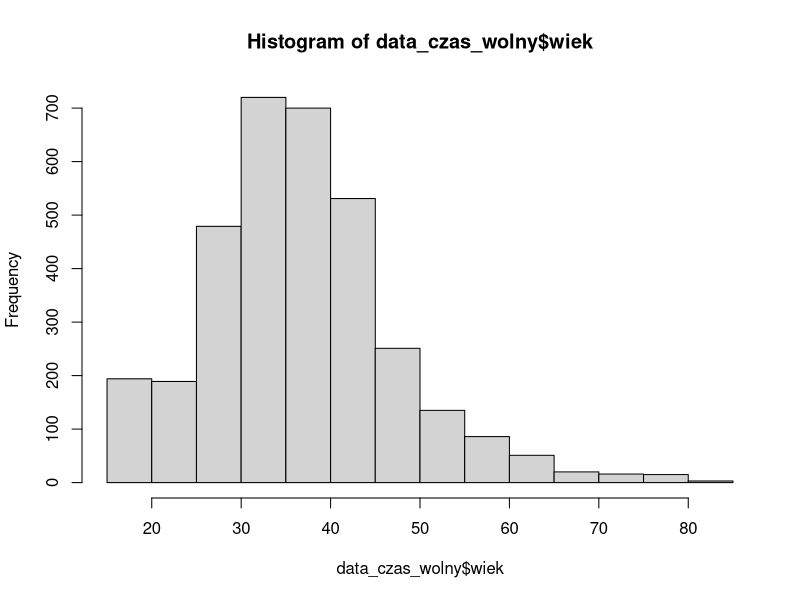
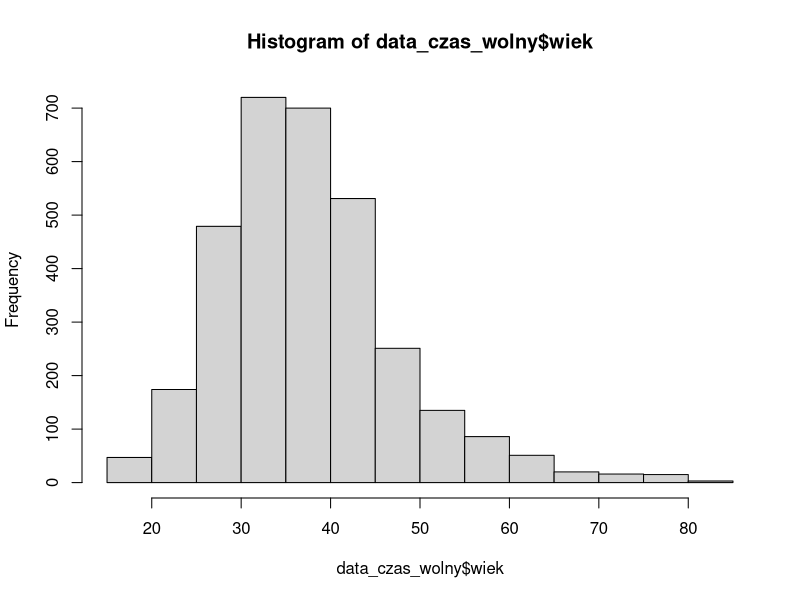

Here is the R script that generated these plots, in order:
## ---- chunk 1
library(dplyr)

data_czas_wolny <- read.csv("czas_wolny.csv")
## ---- chunk 2
data_czas_wolny %>%
  filter((liczba_dzieci > 0) == czy_dzieci) %>%
  filter(is.na(wiek_dziecka) != czy_dzieci) %>%
  filter(czy_dzieci == 1) %>%
  filter(wiek_dziecka <= 10) -> data_czas_wolny
## ---- chunk 3
summarise_czas_wolny <- function(data_czas_wolny) {
  hist(data_czas_wolny$wiek)
  
  #l_grup <- 4
  #kat_wiekowe <- floor(seq(min(data_czas_wolny$wiek), max(data_czas_wolny$wiek), length.out = l_grup+1))
  kat_wiekowe <- quantile(data_czas_wolny$wiek)
  
  data_czas_wolny <- data_czas_wolny %>% mutate(kategoria_wiekowa = cut(wiek, breaks = kat_wiekowe, include.lowest = TRUE))
  data_czas_wolny <- data_czas_wolny %>% group_by(kategoria_wiekowa)
  
  data_summary <- data_czas_wolny %>% summarise(
    srednia_liczba_dzieci = mean(liczba_dzieci),
    sredni_czas_z_dziecmi = mean(czas_z_dziecmi),
    sredni_czas_wolny = mean(czas_wolny),
    licznosc_grupy = n()
  )
  data_summary
}
## ---- chunk 4
summarise_czas_wolny(data_czas_wolny)
## ---- chunk 5
data_czas_wolny <- filter(data_czas_wolny, wiek_dziecka <= (wiek - 16))
## ---- chunk 6
summarise_czas_wolny(data_czas_wolny)
